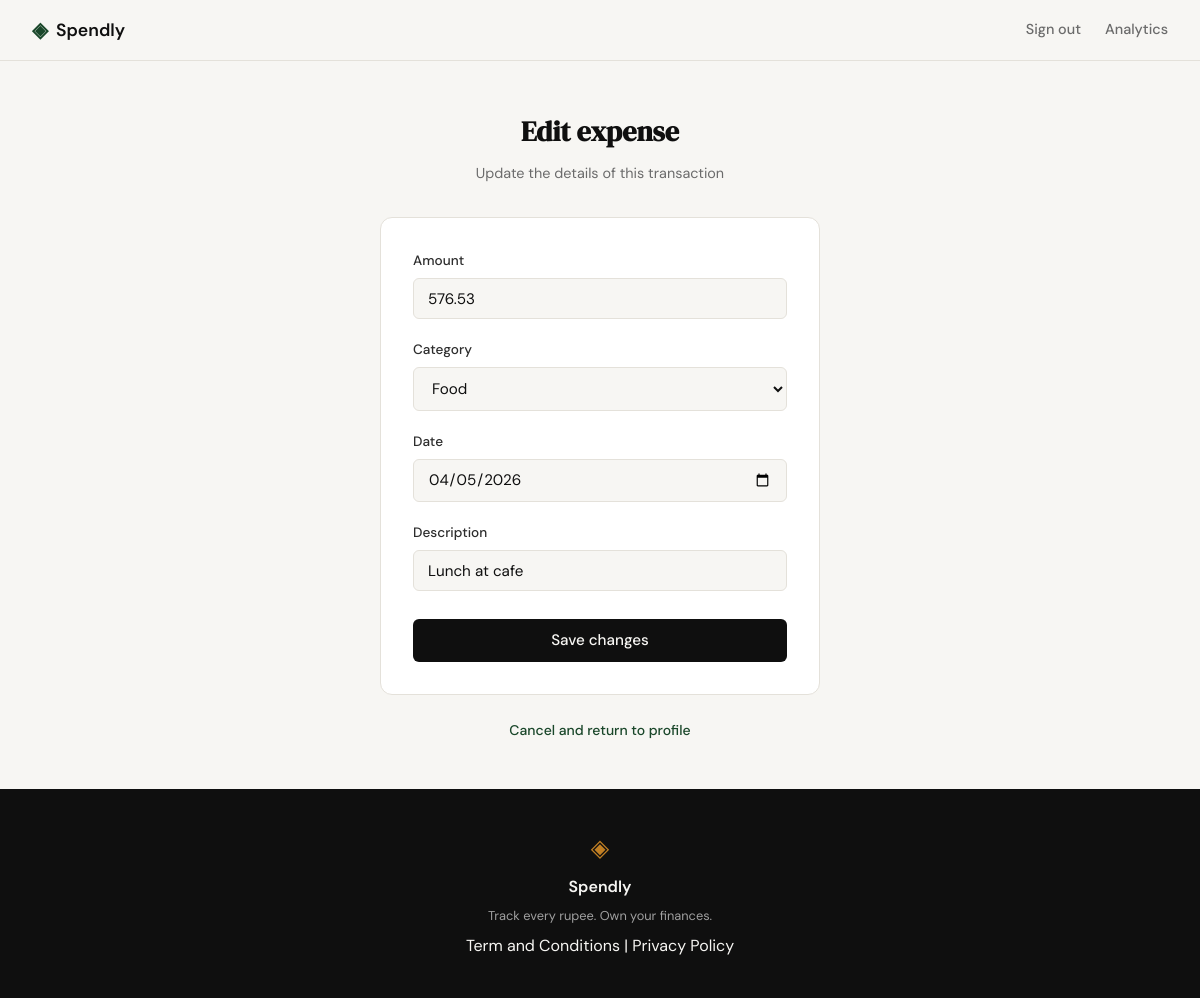
/expenses/12/edit (signed in), run on the app's committed database.
### tables this page shows
CREATE TABLE expenses (
                id INTEGER PRIMARY KEY AUTOINCREMENT,
                user_id INTEGER NOT NULL,
                amount REAL NOT NULL,
                category TEXT NOT NULL,
                date TEXT NOT NULL,
                description TEXT,
                created_at TEXT DEFAULT (datetime('now')),
                FOREIGN KEY (user_id) REFERENCES users (id)
            );

### app.py (the view)
@app.route("/expenses/<int:id>/edit")
def edit_expense(id):
    if not session.get("user_id"):
        return redirect(url_for("login"))
    expense = get_expense_by_id(id, session["user_id"])
    if not expense:
        abort(404)
    return render_template("edit_expense.html", expense=expense, categories=CATEGORIES)

### database/db.py (called while the page is built)
def get_db():
    db_path = os.path.join(os.path.dirname(os.path.dirname(__file__)), 'spendly.db')
    conn = sqlite3.connect(db_path)
    conn.execute('PRAGMA foreign_keys = ON')
    conn.row_factory = sqlite3.Row
    return conn

### database/queries.py (called while the page is built)
def get_expense_by_id(expense_id, user_id):
    conn = get_db()
    try:
        expense = conn.execute(
            '''SELECT id, user_id, amount, category, date, description
               FROM expenses WHERE id = ? AND user_id = ?''',
            (expense_id, user_id)
        ).fetchone()
        return dict(expense) if expense else None
    finally:
        conn.close()

### templates/edit_expense.html (shortened to what this page needs)
{% extends "base.html" %}
{% block head %}
<link rel="stylesheet" href="{{ url_for('static', filename='css/edit_expense.css') }}">
{% endblock %}
{% block content %}
<section class="auth-section">
    <div class="auth-container">
        <div class="auth-header">
            <h1 class="auth-title">Edit expense</h1>
            <p class="auth-subtitle">Update the details of this transaction</p>
        </div>
        <div class="auth-card">
            <form method="POST" action="{{ url_for('edit_expense', id=expense.id) }}">
                <div class="form-group">
                    <label for="amount">Amount</label>
                    <input type="number" id="amount" name="amount"
                           class="form-input" step="0.01" min="0.01"
                           value="{{ expense.amount }}" required autofocus>
                </div>
                <div class="form-group">
                    <label for="category">Category</label>
                    <select id="category" name="category" class="form-input" required>
                        {% for c in categories %}
                        <option value="{{ c }}" {% if c == expense.category %}selected{% endif %}>{{ c }}</option>
                        {% endfor %}
                    </select>
                </div>
                <div class="form-group">
                    <label for="date">Date</label>
                    <input type="date" id="date" name="date"
                           class="form-input" value="{{ expense.date }}" required>
                </div>
                <div class="form-group">
                    <label for="description">Description</label>
                    <input type="text" id="description" name="description"
                           class="form-input" maxlength="200"
                           value="{{ expense.description or '' }}" placeholder="Optional">
                </div>
                <button type="submit" class="btn-submit">Save changes</button>
            </form>
        </div>
        <p class="auth-switch">
            <a href="{{ url_for('profile') }}">Cancel and return to profile</a>
        </p>
    </div>
</section>
{% endblock %}

### static/css/style.css (style rules this page uses)
:root { --ink: #0f0f0f; --ink-soft: #2d2d2d; --ink-muted: #6b6b6b; --ink-faint: #a0a0a0; --paper: #f7f6f3; --paper-warm: #f0ede6; --paper-card: #ffffff; --accent: #1a472a; --accent-light: #e8f0eb; --accent-2: #c17f24; --accent-2-light: #fdf3e3; --danger: #c0392b; --danger-light: #fdecea; --border: #e4e1da; --border-soft: #eeebe4; --font-display: 'DM Serif Display', Georgia, serif; --font-body: 'DM Sans', system-ui, sans-serif; --max-width: 1200px; --auth-width: 440px; --radius-sm: 6px; --radius-md: 12px; --radius-lg: 20px; }
*, *::before, *::after { box-sizing: border-box; margin: 0; padding: 0; }
html { font-size: 16px; scroll-behavior: smooth; }
body { background: var(--paper); color: var(--ink); font-family: var(--font-body); font-size: 1rem; line-height: 1.6; -webkit-font-smoothing: antialiased; }
a { color: inherit; text-decoration: none; }
.auth-section { min-height: calc(100vh - 60px - 100px); display: flex; align-items: center; justify-content: center; padding: 3rem 2rem; }
.auth-container { width: 100%; max-width: var(--auth-width); }
.auth-header { text-align: center; margin-bottom: 2rem; }
.auth-title { font-family: var(--font-display); font-size: 2rem; color: var(--ink); margin-bottom: 0.5rem; }
.auth-subtitle { font-size: 0.9rem; color: var(--ink-muted); }
.auth-card { background: var(--paper-card); border: 1px solid var(--border); border-radius: var(--radius-md); padding: 2rem; margin-bottom: 1.5rem; }
.form-group { margin-bottom: 1.25rem; }
.form-group label { display: block; font-size: 0.85rem; font-weight: 500; color: var(--ink-soft); margin-bottom: 0.4rem; }
.form-input { width: 100%; padding: 0.6rem 0.875rem; border: 1px solid var(--border); border-radius: var(--radius-sm); font-family: var(--font-body); font-size: 0.95rem; color: var(--ink); background: var(--paper); outline: none; transition: border-color 0.2s; }
.form-input::placeholder { color: var(--ink-faint); }
.btn-submit { width: 100%; padding: 0.7rem; background: var(--ink); color: var(--paper); border: none; border-radius: var(--radius-sm); font-family: var(--font-body); font-size: 0.95rem; font-weight: 500; cursor: pointer; transition: background 0.2s; margin-top: 0.5rem; }
.auth-switch { text-align: center; font-size: 0.875rem; color: var(--ink-muted); }
.auth-switch a { color: var(--accent); font-weight: 500; }

### static/css/edit_expense.css (style rules this page uses)
.auth-title { font-size: 1.75rem; }

### data on the page
expenses: amount "576.53", category "Food", date "04/05/2026", description "Lunch at cafe"
